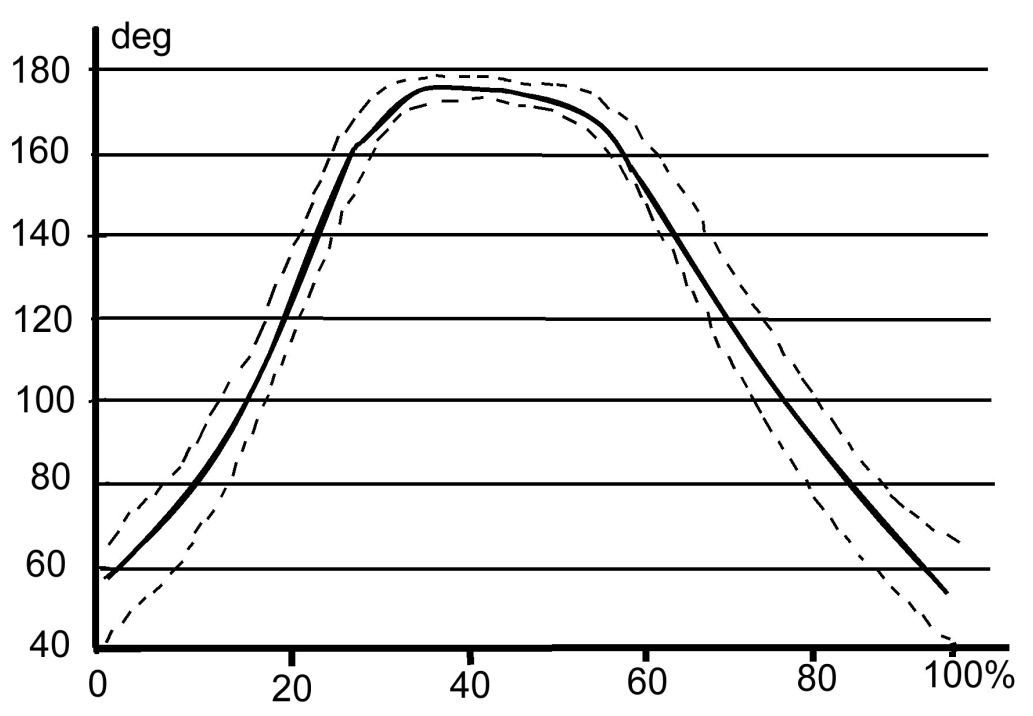
#> input picture results/sforza_seat_comparison/figure4_native.png, 1033 x 716 px
$ python compare.py figure4_native.png
#> lines starting #> are read from the running program, lines starting #| are printed output that depends on the picture
"""Figure digitization and diagnostic lower-body IK; does not modify training assets."""
from pathlib import Path
import json, hashlib, sys
import numpy as np
from PIL import Image
from scipy.interpolate import PchipInterpolator
from scipy.optimize import least_squares
from scipy.ndimage import gaussian_filter1d
import mujoco
import matplotlib
matplotlib.use('Agg')
import matplotlib.pyplot as plt

OUT=Path(__file__).resolve().parent
ROOT=OUT.parents[1]
im=np.array(Image.open(OUT/'figure4_native.png').convert('L'))
# Hand-selected guide points on the solid mean, refined using dark pixel runs.
guide=np.array([[110,575],[150,535],[198,484],[247,400],[285,318],[317,235],
 [350,154],[390,113],[430,89],[470,89],[510,91],[550,98],[590,113],
 [617,154],[643,195],[670,235],[696,277],[722,318],[753,360],
 [783,400],[818,443],[852,484],[886,527],[923,569],[945,592]],float)
pred=PchipInterpolator(guide[:,0],guide[:,1])
xs=np.arange(110,946); ys=[]
grid=np.array([69,154,235,318,400,484,569,649])
for x in xs:
 y0=float(pred(x)); rr=np.arange(max(0,int(y0-14)),min(im.shape[0],int(y0+15)))
 rr=rr[(im[rr,x]<125)&(np.min(abs(rr[:,None]-grid),axis=1)>4)]
 groups=np.split(rr,np.where(np.diff(rr)>1)[0]+1) if len(rr) else []
 groups=[g for g in groups if len(g)>=3]
 ys.append(float(np.mean(min(groups,key=lambda g:abs(np.mean(g)-y0)-2*len(g)))) if groups else np.nan)
#> this loop made 836 passes
#> groups on passes 1 to 3: [[574, 575, 576, 577, 578]], [[574, 575, 576, 577]], [[574, 575, 576]]
#> after the loop, ys = 836 items, first 6: 576, 575.5, 575, nan, nan, nan
ys=np.array(ys);good=np.isfinite(ys)
ys=np.interp(xs,xs[good],ys[good]);ys=gaussian_filter1d(ys,2)
#> after `ys = np.interp(xs, xs[good], ys[good])`: ys = 836 values, max 591 at index 835, min 87 at index 323, mean 301.5
#> after `ys = gaussian_filter1d(ys, 2)`: ys = 836 values, max 589.7 at index 835, min 87 at index 331, mean 301.5
# Image has a nonuniform printed x scale; calibrate using all visible tick centers.
phase=np.interp(xs,[95,292,470,646,814,953],[0,.2,.4,.6,.8,1])
#> phase = 836 values from 0.0152 to 0.988
angle=np.interp(ys,grid,[180,160,140,120,100,80,60,40])
#> angle = 836 values, max 175.8 at index 331, min 54.83 at index 835, mean 124.1
flex=180-angle
#> flex = 836 values, max 125.2 at index 835, min 4.24 at index 331, mean 55.91
np.savetxt(OUT/'sforza_fig4_digitized.csv',np.c_[phase,angle,flex,xs,ys],delimiter=',',
 header='source_phase,knee_included_angle_deg,knee_flexion_deg,pixel_x,pixel_y',comments='')
fig,ax=plt.subplots(figsize=(10,7));ax.imshow(im,cmap='gray',vmin=0,vmax=255)
ax.plot(xs,ys,color='red',lw=1,label='Extracted solid mean');ax.legend();ax.axis('off')
fig.tight_layout();fig.savefig(OUT/'digitization_check.png',dpi=150);plt.close(fig)
#> after `fig.tight_layout()`:
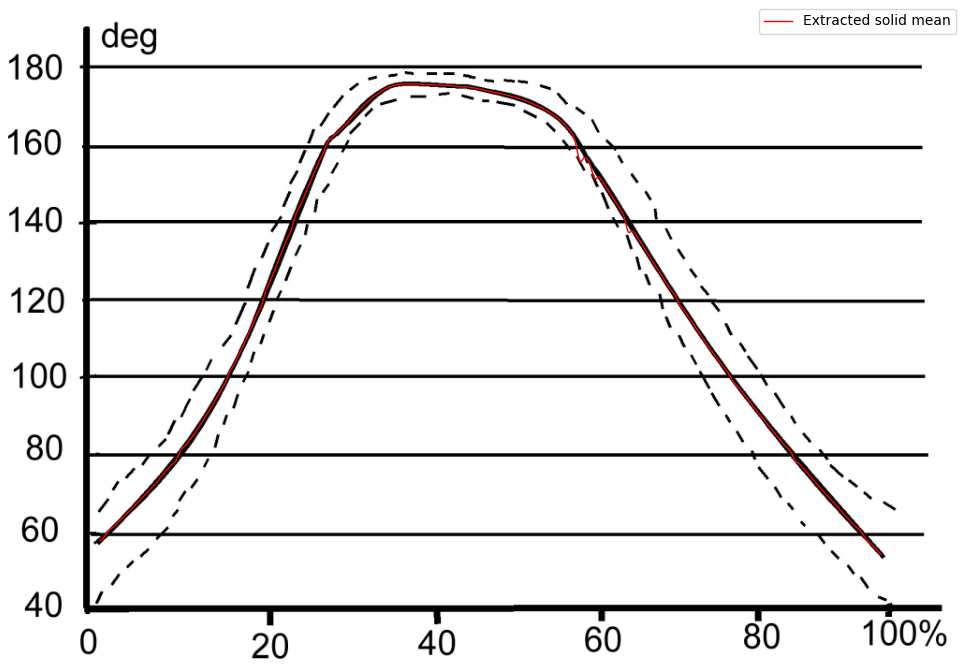
#> figure drawn by matplotlib, 1 panel

#> (the run stopped early here; a loop or call above may not have finished)
